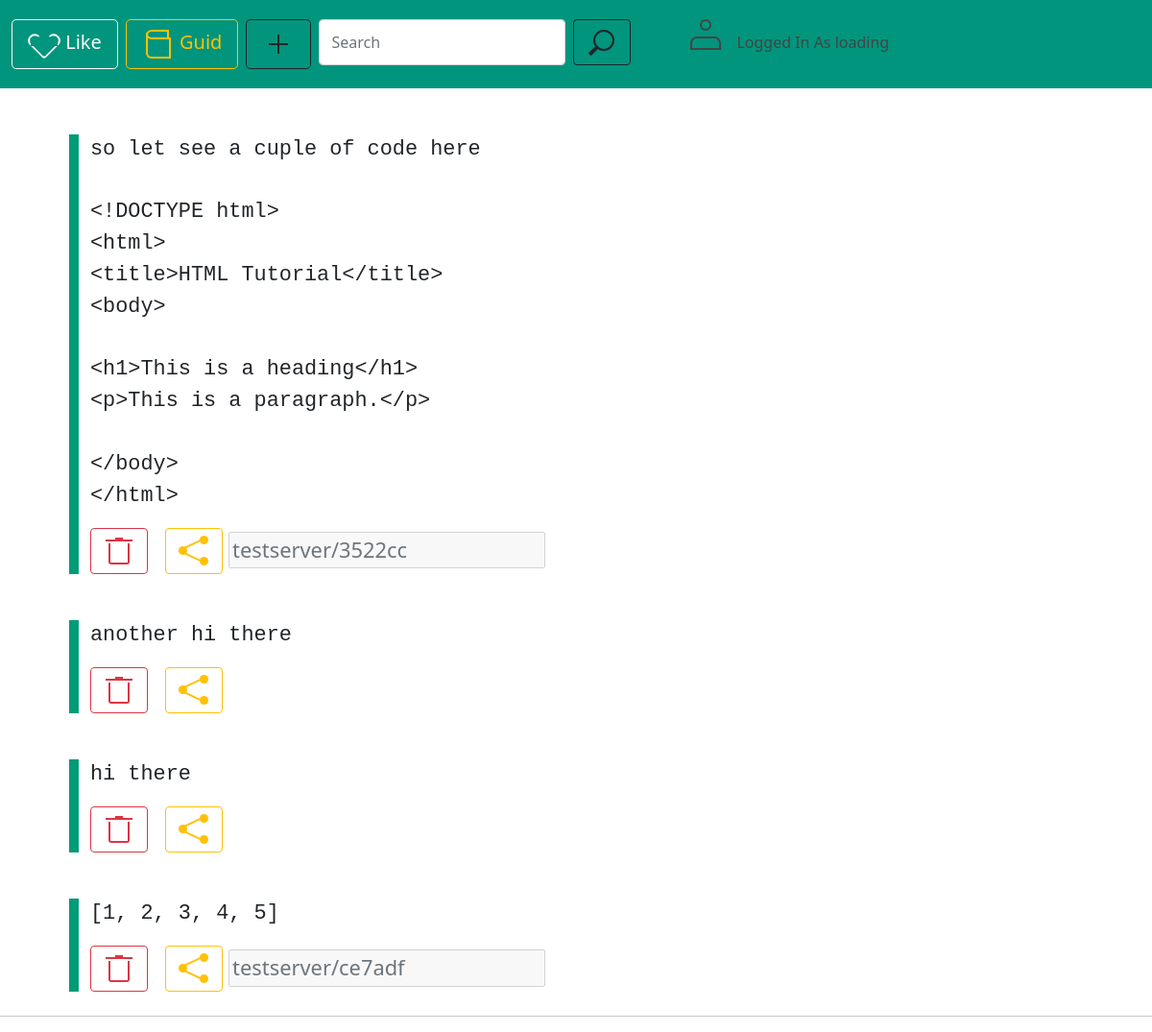
The page / (signed in) on the database as committed earlier.
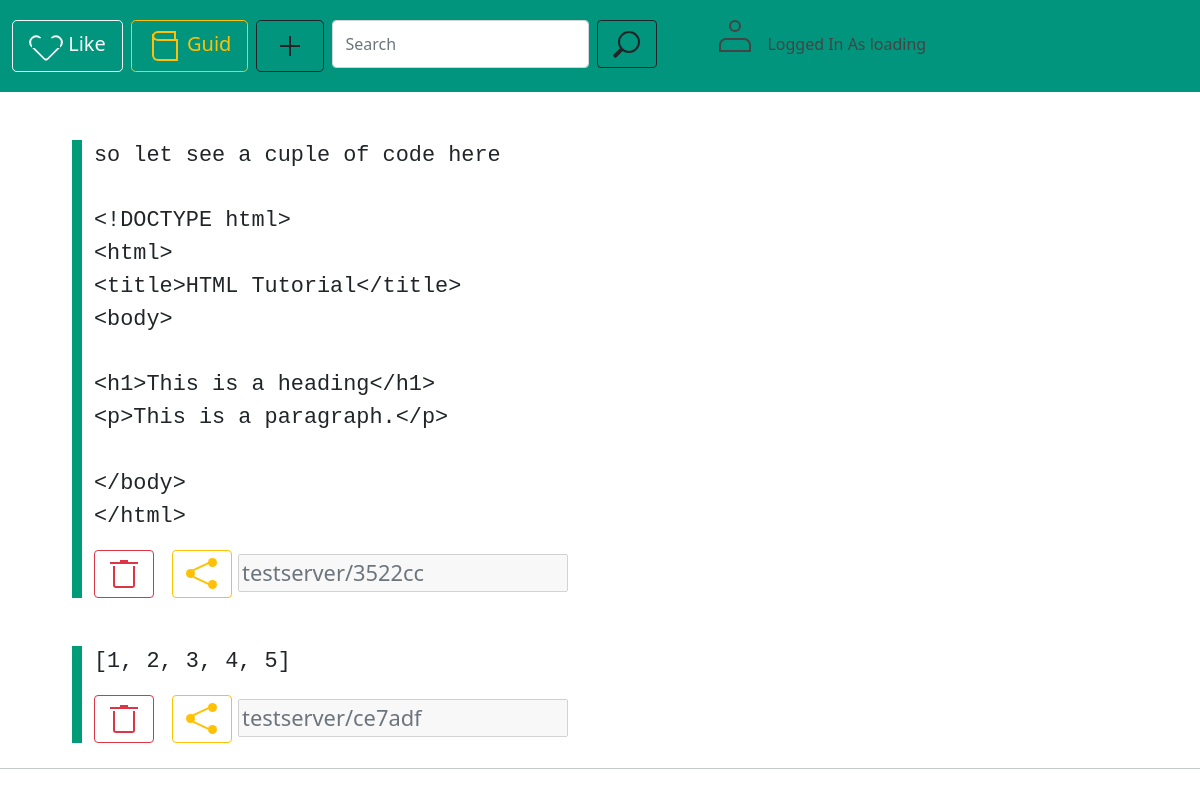
The same page on the database as committed later.
### clipboard/models.py (models this page shows)
class Clipboard(models.Model):
    text = models.TextField()
    author = models.ForeignKey(User, on_delete=CASCADE)
    link = models.CharField(max_length=6, null=True)
    def __str__(self) -> str:
        return self.text

### clipboard/views.py (the view, shortened to what this page needs)
# urls.py: path('', views.index),
def index(request):
    colors = [
        '#FF6F61;',
        '#6B5B95',
        '#009B77',
        '#DD4124',
        '#45B8AC',
        '#EFC050',
        '#7FCDCD',
    ]
    if(request.user.is_authenticated):
        text = Clipboard.objects.filter(author=request.user).order_by('-id')
    return render(request, 'index.html',
    {
        'text': text,
        'qcolor': colors[random.randint(0, len(colors)-1)]
    })

### clipboard/templates/index.html (shortened to what this page needs)
<html>
    <head>
        {% load static %}
        <link rel="stylesheet" href="{% static 'style/bootstrap/css/bootstrap.min.css' %}">
        <link rel="stylesheet" href="{% static 'style/clipboard.css' %}">
        <link rel="stylesheet" href="{% static 'style/icono.min.css' %}">
    </head>
    <body>
        <nav class="navbar" style="background-color: #01957d;">
            <div class="container-fluid justify-content-start">
                <a href="/support">
                    <button class="btn btn-outline-light me-2 btn-lg" type="button">
                        <span class="icono-heart"></span>
                        Like
                    </button>
                </a>
                <a href="/guide">
                    <button type="button" class="btn btn-outline-warning me-2 btn-lg">
                        <span class="icono-book"></span>
                        Guid
                    </button>
                </a>
                <a href="/add">
                    <button type="button" class="btn btn-outline-dark me-2 btn-lg">
                        <span class="icono-plus"></span>
                    </button>
                </a>
                <form class="d-flex me-5" style="margin-top: 1%;" method="GET" action="/search">
                    <input class="form-control me-2" type="text" placeholder="Search" name="text">
                    <button type="submit" class="btn btn-outline-dark"><span class="icono-search"></span></button>
                </form>
                <div class="navbar-nav justify-content-end me-1">
                    {% if user.is_authenticated %}
                    <a href="/logout" class="d-flex btn">
                        <span class="me-3 icono-user" style="color: #444444;"></span>
                        <p style="margin-top: 6%; color: #444444;">Logged In As {{ user.username }}</p>
                    </a>
                    {% else %}
                    <div class="d-flex">
                        <span class="me-3 icono-user" style="color: #444444;"></span>
                        <a style="margin-top: 6%; color: white;" href="{% url 'login' %}">Click To Log In</a>
                    </div>
                    {% endif %}
                </div>
            </div>
        </nav>
        {% for texts in text %}
        <div style="border-left-color: {{ qcolor }};" class="board">
            <form method="POST">
            <pre style="white-space: pre-line; word-wrap: break-word; text-align: justify; margin-right: 2%;">{{texts}}</pre>
                <a class="btn btn-outline-danger" href="/action/delete?id={{texts.id}}">
                    <span class="icono-trash"></span>
                </a>
            <a href="/action/share?id={{ texts.id }}" style="margin-left: 1%;" type="submit" class="btn btn-outline-warning">
                <span class="icono-share"></span>
            </a>
            <input disabled type="text" class="form-text" style="visibility: {% if texts.link|length > 0%} visabe; {% else %} hidden; {% endif %}" value="{{ request.get_host }}/{{ texts.link }}">
            </form>
        </div>
        {% endfor %}
        <hr>
    </body>
</html>

Rows that differ between the two databases and show on the page:
removed Clipboard: text "another hi there"
removed Clipboard: text "hi there"
